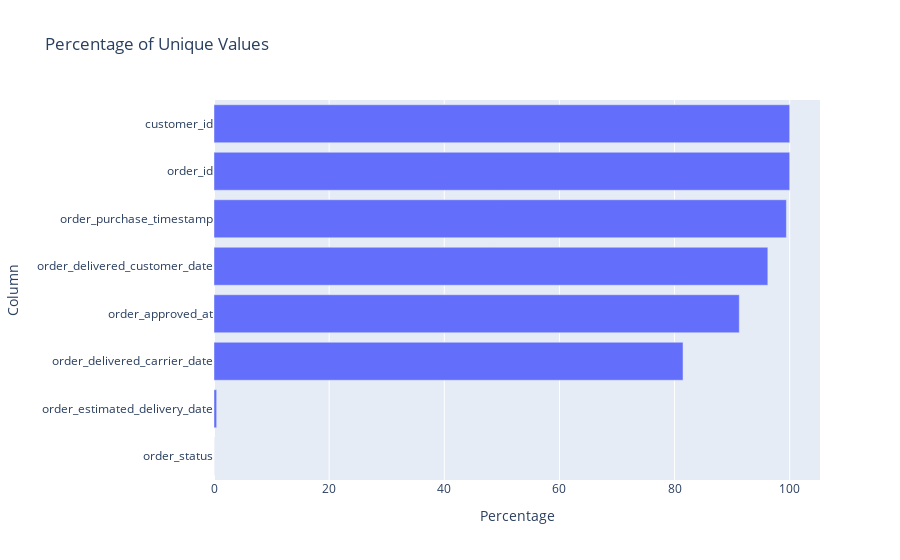

The code cell stored with this chart in its notebook:
### Markdown cell above
- **Unique Values**

Most of the columns are composed of almost 100% unique values. As mentioned before, each order is assigned to a unique `customer_id`, this means that the same customer will get different ids for different orders.

### Code cell
perc_unique_keys = orders_df.nunique() / len(orders_df) * 100
perc_unique_keys = perc_unique_keys.reset_index().\
    rename(columns={0:"Percentage", "index": "Column"}).sort_values(by="Percentage")
fig = px.bar(perc_unique_keys, x="Percentage", y="Column", title="Percentage of Unique Values")
fig.update_traces(hovertemplate="<b>Column</b>: %{y}<br><b>Percentage of Unique Values</b>: %{x}%")
fig.show()

### Figure 1 — Plotly figure (JSON) as saved in the notebook; plotly's stock layout.template omitted (floating-point values rounded to 4 significant figures)
{"data": [{"alignmentgroup": "True", "hovertemplate": "<b>Column</b>: %{y}<br><b>Percentage of Unique Values</b>: %{x}%", "legendgroup": "", "marker": {"color": "#636efa", "pattern": {"shape": ""}}, "name": "", "offsetgroup": "", "orientation": "h", "showlegend": false, "textposition": "auto", "type": "bar", "x": [0.008045, 0.4616, 81.47, 91.24, 96.2, 99.43, 100, 100], "xaxis": "x", "y": ["order_status", "order_estimated_delivery_date", "order_delivered_carrier_date", "order_approved_at", "order_delivered_customer_date", "order_purchase_timestamp", "order_id", "customer_id"], "yaxis": "y"}], "layout": {"barmode": "relative", "legend": {"tracegroupgap": 0}, "title": {"text": "Percentage of Unique Values"}, "xaxis": {"anchor": "y", "domain": [0, 1], "title": {"text": "Percentage"}}, "yaxis": {"anchor": "x", "domain": [0, 1], "title": {"text": "Column"}}}}
